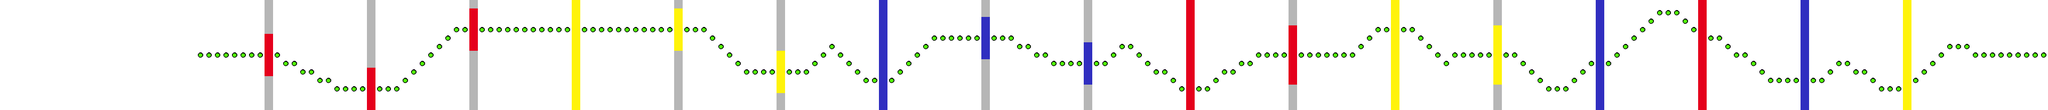

The image is a tile-based game level rendered from a .tmx file. Its description and source (layers, tilesets, objects; grid data summarised) follow:
An orthogonal 240x13 tile map with 16x16 px tiles, 2 tile layers (background, graphics), 2 tilesets and 234 objects.

<map version="1.0" tiledversion="1.0.3" orientation="orthogonal" renderorder="right-down" width="240" height="13" tilewidth="16" tileheight="16" nextobjectid="501">
 <tileset firstgid="1" source="tileset_walls.tsx" />
 <tileset firstgid="1148" source="tileset_walls.tsx" />
 <layer name="background" width="240" height="13">
  <data>[3120 cells, 3120 non-empty, 2 distinct tile ids]</data>
 </layer>
 <layer name="graphics" width="240" height="13">
  <data>[3120 cells, 3120 non-empty, 6 distinct tile ids]</data>
 </layer>
 <objectgroup name="graywall">
  <object id="1" x="496" y="0" width="16" height="64" />
  <object id="2" x="496" y="144" width="16" height="64" />
  <object id="7" x="688" y="0" width="16" height="128" />
  <object id="8" x="880" y="0" width="16" height="16" />
  <object id="9" x="880" y="96" width="16" height="112" />
  <object id="10" x="1264" y="0" width="16" height="16" />
  <object id="11" x="1264" y="96" width="16" height="112" />
  <object id="12" x="1456" y="0" width="16" height="96" />
  <object id="13" x="1456" y="176" width="16" height="32" />
  <object id="14" x="1840" y="0" width="16" height="32" />
  <object id="15" x="1840" y="112" width="16" height="96" />
  <object id="16" x="2032" y="0" width="16" height="80" />
  <object id="18" x="2032" y="160" width="16" height="48" />
  <object id="19" x="2416" y="0" width="16" height="48" />
  <object id="21" x="2416" y="160" width="16" height="48" />
  <object id="22" x="2800" y="0" width="16" height="48" />
  <object id="23" x="2800" y="160" width="16" height="48" />
 </objectgroup>
 <objectgroup name="bubble">
  <object id="294" x="371.513" y="99.4776" width="9.16972" height="8.61398" />
  <object id="295" x="387.49" y="100.172" width="9.16972" height="8.61398" />
  <object id="296" x="404.163" y="101.006" width="9.16972" height="8.61398" />
  <object id="297" x="418.612" y="100.172" width="9.16972" height="8.61398" />
  <object id="298" x="435.84" y="99.8944" width="9.16972" height="8.61398" />
  <object id="299" x="450.567" y="99.8944" width="9.16972" height="8.61398" />
  <object id="300" x="468.351" y="100.172" width="9.16972" height="8.61398" />
  <object id="301" x="483.911" y="99.6165" width="9.16972" height="8.61398" />
  <object id="302" x="515.033" y="99.8944" width="9.16972" height="8.61398" />
  <object id="303" x="530.316" y="116.289" width="9.16972" height="8.61398" />
  <object id="304" x="547.266" y="116.289" width="9.16972" height="8.61398" />
  <object id="305" x="564.216" y="132.127" width="9.16972" height="8.61398" />
  <object id="306" x="579.499" y="131.294" width="9.16972" height="8.61398" />
  <object id="307" x="595.337" y="148.244" width="9.16972" height="8.61398" />
  <object id="308" x="611.454" y="148.522" width="9.16972" height="8.61398" />
  <object id="309" x="626.737" y="164.916" width="9.16972" height="8.61398" />
  <object id="310" x="643.409" y="162.693" width="9.16972" height="8.61398" />
  <object id="311" x="660.359" y="163.527" width="9.16972" height="8.61398" />
  <object id="312" x="675.642" y="165.194" width="9.16972" height="8.61398" />
  <object id="313" x="707.319" y="164.36" width="9.16972" height="8.61398" />
  <object id="314" x="722.602" y="164.36" width="9.16972" height="8.61398" />
  <object id="315" x="740.108" y="163.527" width="9.16972" height="8.61398" />
  <object id="316" x="754.835" y="149.077" width="9.16972" height="8.61398" />
  <object id="317" x="770.674" y="131.85" width="9.16972" height="8.61398" />
  <object id="318" x="787.068" y="114.899" width="9.16972" height="8.61398" />
  <object id="319" x="803.184" y="98.2272" width="9.16972" height="8.61398" />
  <object id="320" x="819.301" y="84.3337" width="9.16972" height="8.61398" />
  <object id="321" x="835.695" y="68.4951" width="9.16972" height="8.61398" />
  <object id="322" x="850.422" y="52.1007" width="9.16972" height="8.61398" />
  <object id="323" x="866.817" y="51.545" width="9.16972" height="8.61398" />
  <object id="324" x="899.05" y="51.8228" width="9.16972" height="8.61398" />
  <object id="325" x="916.278" y="51.545" width="9.16972" height="8.61398" />
  <object id="331" x="931.561" y="51.545" width="9.16972" height="8.61398" />
  <object id="332" x="947.955" y="52.1007" width="9.16972" height="8.61398" />
  <object id="333" x="962.404" y="52.1007" width="9.16972" height="8.61398" />
  <object id="334" x="978.521" y="52.3786" width="9.16972" height="8.61398" />
  <object id="335" x="993.803" y="51.8228" width="9.16972" height="8.61398" />
  <object id="336" x="1012.14" y="52.3786" width="9.16972" height="8.61398" />
  <object id="337" x="1027.98" y="52.6564" width="9.16972" height="8.61398" />
  <object id="338" x="1042.71" y="52.6564" width="9.16972" height="8.61398" />
  <object id="339" x="1058.83" y="52.1007" width="9.16972" height="8.61398" />
  <object id="340" x="1091.61" y="52.1007" width="9.16972" height="8.61398" />
  <object id="341" x="1107.17" y="51.8228" width="9.16972" height="8.61398" />
  <object id="342" x="1124.12" y="52.3786" width="9.16972" height="8.61398" />
  <object id="343" x="1140.24" y="52.1007" width="9.16972" height="8.61398" />
  <object id="344" x="1155.8" y="52.3786" width="9.16972" height="8.61398" />
  <object id="345" x="1171.64" y="52.6564" width="9.16972" height="8.61398" />
  <object id="346" x="1187.48" y="51.8228" width="9.16972" height="8.61398" />
  <object id="347" x="1202.76" y="51.545" width="9.16972" height="8.61398" />
  <object id="348" x="1218.6" y="52.3786" width="9.16972" height="8.61398" />
  <object id="349" x="1234.99" y="51.8228" width="9.16972" height="8.61398" />
  <object id="350" x="1251.67" y="51.545" width="9.16972" height="8.61398" />
  <object id="351" x="1283.07" y="51.545" width="9.16972" height="8.61398" />
  <object id="352" x="1299.46" y="52.3786" width="9.16972" height="8.61398" />
  <object id="353" x="1315.02" y="51.8228" width="9.16972" height="8.61398" />
  <object id="354" x="1331.69" y="68.2172" width="9.16972" height="8.61398" />
  <object id="355" x="1347.81" y="84.0558" width="9.16972" height="8.61398" />
  <object id="356" x="1363.37" y="99.8944" width="9.16972" height="8.61398" />
  <object id="357" x="1379.77" y="116.011" width="9.16972" height="8.61398" />
  <object id="358" x="1395.05" y="131.85" width="9.16972" height="8.61398" />
  <object id="359" x="1411.16" y="132.405" width="9.16972" height="8.61398" />
  <object id="360" x="1426.73" y="131.572" width="9.16972" height="8.61398" />
  <object id="361" x="1443.4" y="132.405" width="9.16972" height="8.61398" />
  <object id="362" x="1475.08" y="131.294" width="9.16972" height="8.61398" />
  <object id="365" x="1492.3" y="132.127" width="9.16972" height="8.61398" />
  <object id="366" x="1508.14" y="131.85" width="9.16972" height="8.61398" />
  <object id="367" x="1524.26" y="115.733" width="9.16972" height="8.61398" />
  <object id="368" x="1539.54" y="99.8944" width="9.16972" height="8.61398" />
  <object id="369" x="1553.99" y="83.5001" width="9.16972" height="8.61398" />
  <object id="370" x="1571.77" y="99.6165" width="9.16972" height="8.61398" />
  <object id="371" x="1587.33" y="116.845" width="9.16972" height="8.61398" />
  <object id="372" x="1603.73" y="132.683" width="9.16972" height="8.61398" />
  <object id="373" x="1618.18" y="147.688" width="9.16972" height="8.61398" />
  <object id="374" x="1634.85" y="148.8" width="9.16972" height="8.61398" />
  <object id="375" x="1665.97" y="148.244" width="9.16972" height="8.61398" />
  </objectgroup>
 <objectgroup name="yellowwall">
  <!-- 17 objects omitted --></objectgroup>
 <objectgroup name="bluewall">
  <!-- 11 objects omitted --></objectgroup>
 <objectgroup name="redwall">
  <!-- 6 objects omitted --></objectgroup>
</map>
<!-- 142 of 234 objects omitted -->